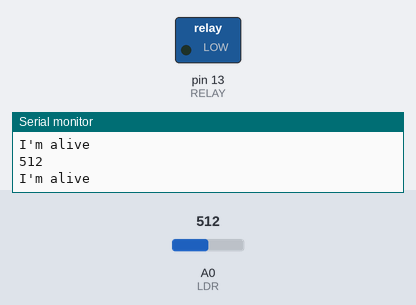
A sketch run on a simulated Arduino Uno, built with avr-gcc and run on an emulated ATmega328P. Shown: switched loads named in the sketch (green lamp = pin HIGH), the last lines printed to the serial monitor. The inputs (shaded band) are chosen by the test bench; at power-on: A0 (LDR) = 512.

Above: at 1.3 s.
1.4 s: A0 (LDR) set to 528
At 2.6 s:
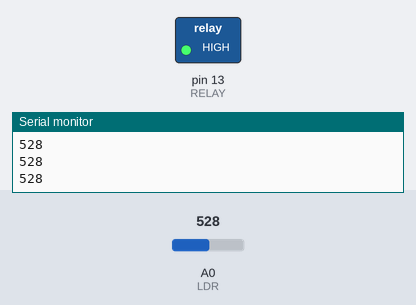
3.0 s: A0 (LDR) set to 511
At 3.8 s:
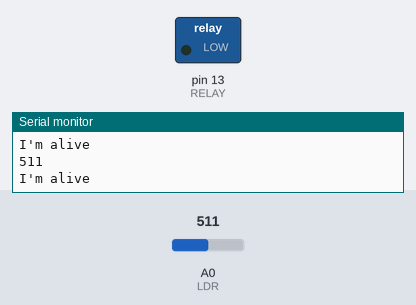
4.5 s: A0 (LDR) set to 716
At 4.9 s:
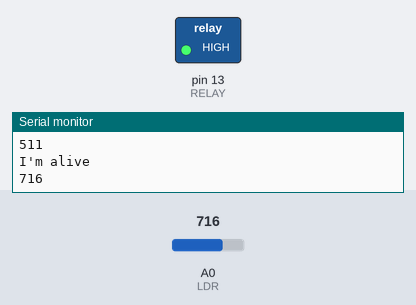
Timing chart, 0 to 7.5 s (numbered marks = the images above; inputs shaded):
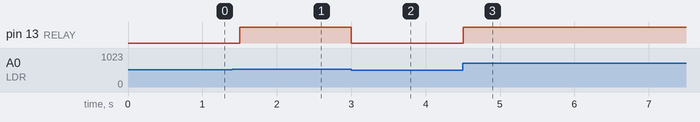

The sketch:

inventoneSmartLightingSystem_LDR.ino
```cpp
#define LDR 0
#define RELAY 13

void setup() {
     pinMode(LDR, INPUT);
     pinMode(RELAY, OUTPUT);
     Serial.begin(9600);
}

void loop() {
     int value = analogRead(LDR);
     Serial.println(value);

     //When the light intensity is much, the LDR becomes a
     //shortcircuit and we get a HIGH on the LDR pin.

     if (value <= 512){
         digitalWrite(RELAY, LOW);
         Serial.println("I'm alive");
     }

     //Switch on the relay when we have low light intensity.

     else {
         digitalWrite(RELAY, HIGH);
            }
     delay(500);
}
```

Measured:
- the behaviour switches between 512 and 513 on A0 (LDR) (found by bisection; images 0 and 1)
- after the input at 1.4 s, pin 13 (RELAY): LOW → HIGH after 0.10 s
- after the input at 3.0 s, pin 13 (RELAY): HIGH → LOW at once
- after the input at 4.5 s, pin 13 (RELAY): LOW → HIGH at once
